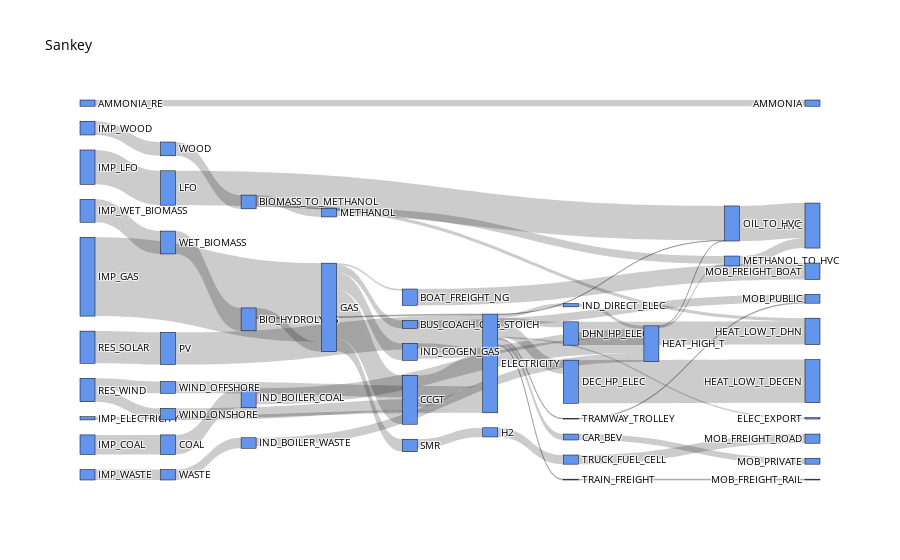

Notebook code for this chart:
### Code cell
# TODO Color coding 
# TODO Storage technologies

F_t = ampl.get_variable("F_t").get_values().to_pandas().reset_index().rename(columns={"index0":"tech_name", "index1":"h", "index2":"td", "F_t.val":"value"})
lyrio = ampl.get_parameter("layers_in_out").get_values().to_pandas().reset_index().rename(columns={"index0": "tech_name", "index1": "flow_name","layers_in_out": "value"})
HOUR_OF_PERIOD = pd.DataFrame(ampl.get_entity("T_H_TD").get_values().to_list(), columns=['i','h','td']).set_index('i')
MOB_list = sorted(['MOB_PRIVATE', 'MOB_AVIATION', 'MOB_PUBLIC', 'MOB_FREIGHT_RAIL', 'MOB_FREIGHT_ROAD'])
list_storage = ampl.get_set("STORAGE_TECH").get_values().to_pandas().index.values

df_flow = F_t.groupby(['tech_name','td']).sum().drop(['h'],axis=1).join(HOUR_OF_PERIOD.groupby('td').count()/24,on ='td')  # Sum hourly profile for each TD + Merge occurence of TD per year
df_flow = df_flow[df_flow['value']!=0]  # Cleaning
df_flow['value'] = df_flow['value'] * df_flow['h'] # kW * h per td 

df_flow = df_flow.merge(lyrio.rename(columns={'value':'value_lyrio'}), on='tech_name') # Merge lyrio flow
df_flow = df_flow[df_flow['value_lyrio']!=0]    # Cleaning
df_flow['value'] = (df_flow['value_lyrio'] * df_flow['value']) # kW of demand and supply * h per td

df_flow.drop(['h','value_lyrio'],axis=1,inplace=True)   # Cleaning

df_flow.rename(columns={'tech_name':'target', 'flow_name':'source'}, inplace=True)  # Rename 
df_flow.loc[df_flow['value']>0,['target','source']] = df_flow.loc[df_flow['value']>0,['source','target']].to_numpy() # Transform negative flow as source
df_flow['value'] = abs(df_flow['value'])    # Transform source flow to be positive

df_flow = df_flow.groupby(['target','source']).sum().reset_index() # Aggregate to yearly value
df_flow.loc [df_flow['target']==df_flow['source'],'source']= 'IMP_' + df_flow.loc [df_flow['target']==df_flow['source'],'source'].astype(str) # Transform name imported resources
df_flow = df_flow[~df_flow.loc[:,'source'].str.startswith('IMP_RES').values]# Remove node with IMP_RES

#Drop CO2 flow 
df_flow = df_flow[~df_flow['source'].str.contains("CO2_")]
df_flow = df_flow[~df_flow['target'].str.contains("CO2_")]

df_flow.sort_values('source',inplace=True)
#Transform pkm & tkm into GWh
df_flow.loc[df_flow[df_flow['target'].isin(MOB_list)].index,'value'] = df_flow.loc[df_flow['target'].isin(df_flow.loc[df_flow['target'].isin(MOB_list),'source']),:].sort_values('target')['value'].values
#Transform kt into GWh
df_flow.loc[df_flow['target']=='HVC','value'] = df_flow.loc[df_flow['target'].isin(df_flow.loc[df_flow['target']=='HVC','source']),:].groupby('target').sum().values

df_flow = df_flow[df_flow['value']>500] # Remove small flows

node = np.unique(np.concatenate((df_flow['source'].unique(),df_flow['target'].unique())))   # Get the list of nodes
df_sankey = df_flow.replace(node,range(len(node)))  # Rename techno into numbers

#techno_color = pd.read_excel(os.getcwd()+'/ColorSankey.xlsx', index_col=False)
#SankeyColor = techno_color['color'].apply(lambda x: change_opacity(x,0.2))

fig = go.Figure(data=[go.Sankey(
    valueformat = ".0f",
    valuesuffix = "",#"TWh",
    # Define nodes
    node = dict(
      pad = 15,
      thickness = 15,
      line = dict(color = "black", width = 0.5),
      label =  node,
      color = "cornflowerblue"
    ),
    # Add links
    link = dict(
      source =  df_sankey['source'],
      target =  df_sankey['target'],
      value =  df_sankey['value'],
      label =  df_sankey['target'],
      #color =  "#000ecd"
))])

fig.update_layout(title_text="Sankey", font_size=10, font_color="black", paper_bgcolor="white")
fig.write_html(os.getcwd()+"/Sankey.html")
fig.show()

### Figure 1 — Plotly figure (JSON) as saved in the notebook; plotly's stock layout.template omitted (floating-point values rounded to 4 significant figures)
{"data": [{"link": {"label": [0, 31, 17, 13, 11, 33, 37, 36, 11, 26, 16, 17, 6, 29, 44, 43, 12, 9, 38, 10, 28, 7, 5, 4, 42, 45, 32, 38, 8, 11, 13, 30, 46, 47, 50, 15, 15, 11, 15, 15, 38, 32, 18, 18, 11, 39, 49, 48, 14, 34, 37, 35, 27, 3, 11, 11, 2], "source": [1, 2, 2, 3, 3, 4, 5, 6, 7, 8, 9, 10, 11, 11, 11, 11, 11, 11, 11, 11, 13, 13, 13, 13, 13, 14, 15, 15, 19, 20, 21, 22, 23, 24, 25, 26, 27, 28, 28, 29, 30, 31, 32, 38, 39, 40, 41, 41, 42, 43, 44, 45, 46, 47, 48, 49, 50], "target": [0, 31, 17, 13, 11, 33, 37, 36, 11, 26, 16, 17, 6, 29, 44, 43, 12, 9, 38, 10, 28, 7, 5, 4, 42, 45, 32, 38, 8, 11, 13, 30, 46, 47, 50, 15, 15, 11, 15, 15, 38, 32, 18, 18, 11, 39, 49, 48, 14, 34, 37, 35, 27, 3, 11, 11, 2], "value": [10560.0, 14920.0, 5295.0, 16450.0, 1556.0, 27830.0, 13490.0, 10110.0, 53610.0, 33350.0, 73260.0, 39600.0, 10110.0, 5568.0, 1343.0, 1424.0, 2302.0, 23080.0, 680.5, 9358.0, 28900.0, 83060.0, 13490.0, 3093.0, 21250.0, 15570.0, 3544.0, 553.1, 33350.0, 5375.0, 134100.0, 58390.0, 17800.0, 38900.0, 23400.0, 27350.0, 14600.0, 12720.0, 13300.0, 5568.0, 58390.0, 13330.0, 16870.0, 59630.0, 54710.0, 54710.0, 19670.0, 20170.0, 15570.0, 1424.0, 1343.0, 15570.0, 17800.0, 38900.0, 20170.0, 19670.0, 23400.0]}, "node": {"color": "cornflowerblue", "label": ["AMMONIA", "AMMONIA_RE", "BIOMASS_TO_METHANOL", "BIO_HYDROLYSIS", "BOAT_FREIGHT_NG", "BUS_COACH_CNG_STOICH", "CAR_BEV", "CCGT", "COAL", "DEC_HP_ELEC", "DHN_HP_ELEC", "ELECTRICITY", "ELEC_EXPORT", "GAS", "H2", "HEAT_HIGH_T", "HEAT_LOW_T_DECEN", "HEAT_LOW_T_DHN", "HVC", "IMP_COAL", "IMP_ELECTRICITY", "IMP_GAS", "IMP_LFO", "IMP_WASTE", "IMP_WET_BIOMASS", "IMP_WOOD", "IND_BOILER_COAL", "IND_BOILER_WASTE", "IND_COGEN_GAS", "IND_DIRECT_ELEC", "LFO", "METHANOL", "METHANOL_TO_HVC", "MOB_FREIGHT_BOAT", "MOB_FREIGHT_RAIL", "MOB_FREIGHT_ROAD", "MOB_PRIVATE", "MOB_PUBLIC", "OIL_TO_HVC", "PV", "RES_SOLAR", "RES_WIND", "SMR", "TRAIN_FREIGHT", "TRAMWAY_TROLLEY", "TRUCK_FUEL_CELL", "WASTE", "WET_BIOMASS", "WIND_OFFSHORE", "WIND_ONSHORE", "WOOD"], "line": {"color": "black", "width": 0.5}, "pad": 15, "thickness": 15}, "valueformat": ".0f", "valuesuffix": "", "type": "sankey"}], "layout": {"title": {"text": "Sankey"}, "font": {"size": 10, "color": "black"}, "paper_bgcolor": "white"}}
